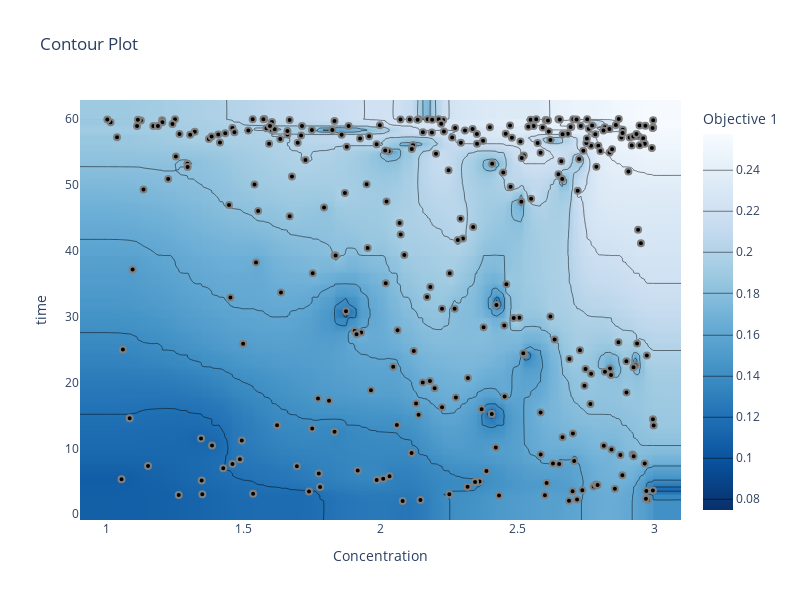

This figure's notebook cell:
### Markdown cell above
### カウンタープロット
Optunaの最適化履歴をカウンタープロット（等高線）で可視化するものです。Concentrationとtimeの2つのパラメータに対して最適化の履歴を描画し、第一の目的（Feの最大化）の値に基づいて等高線を作成します。

### Code cell
# 最適化履歴をプロット（Concentration と time のみ）
fig = optuna.visualization.plot_contour(
    study_mlr,
    params=["Concentration", "time"],  # プロット対象のパラメータを指定
    target=lambda t: t.values[0],      # 第一の目的を選択
    target_name="Objective 1"         # ラベル名を設定
)

# レイアウト調整
fig.update_layout(width=800, height=600, showlegend=False)  # 凡例を非表示に設定
fig.show()

### Figure 1 — Plotly figure (JSON) as saved in the notebook; plotly's stock layout.template omitted (floating-point values rounded to 4 significant figures; data arrays with more than 128 entries replaced by an {"elided": "..."} marker saying what was removed)
{"data": [{"colorbar": {"title": {"text": "Objective 1"}}, "colorscale": [[0, "rgb(247,251,255)"], [0.125, "rgb(222,235,247)"], [0.25, "rgb(198,219,239)"], [0.375, "rgb(158,202,225)"], [0.5, "rgb(107,174,214)"], [0.625, "rgb(66,146,198)"], [0.75, "rgb(33,113,181)"], [0.875, "rgb(8,81,156)"], [1, "rgb(8,48,107)"]], "connectgaps": true, "contours": {"coloring": "heatmap"}, "hoverinfo": "none", "line": {"smoothing": 1.3}, "reversescale": true, "type": "contour", "x": {"elided": "302 float values"}, "y": {"elided": "302 float values"}, "z": {"elided": "302x302 float values"}}, {"marker": {"color": "black", "line": {"color": "Gray", "width": 2}}, "mode": "markers", "name": "Feasible Trial", "showlegend": false, "type": "scatter", "x": {"elided": "300 float values"}, "y": {"elided": "300 float values"}}, {"marker": {"color": "#cccccc", "line": {"color": "Gray", "width": 2}}, "mode": "markers", "name": "Infeasible Trial", "showlegend": false, "type": "scatter", "x": [], "y": []}], "layout": {"height": 600, "showlegend": false, "title": {"text": "Contour Plot"}, "width": 800, "xaxis": {"range": [0.9039, 3.098], "title": {"text": "Concentration"}}, "yaxis": {"range": [-0.8869, 62.9], "title": {"text": "time"}}}}
